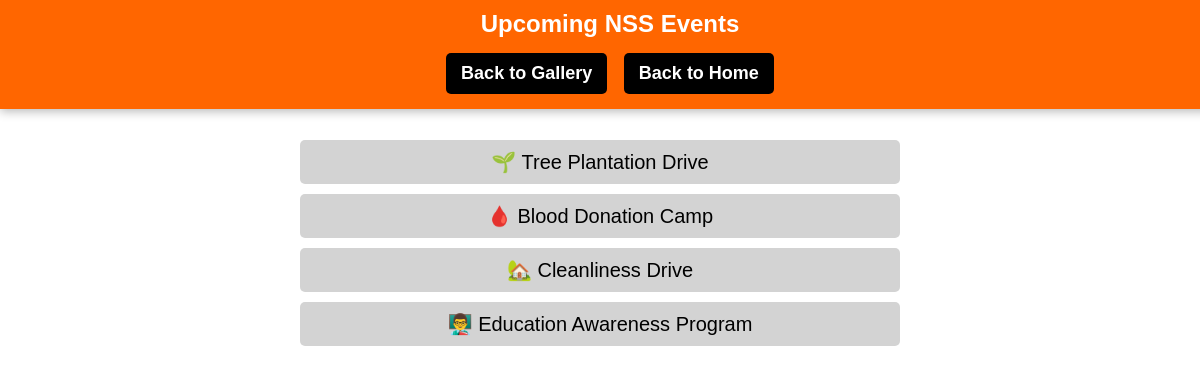
The app's page /nss, older data.
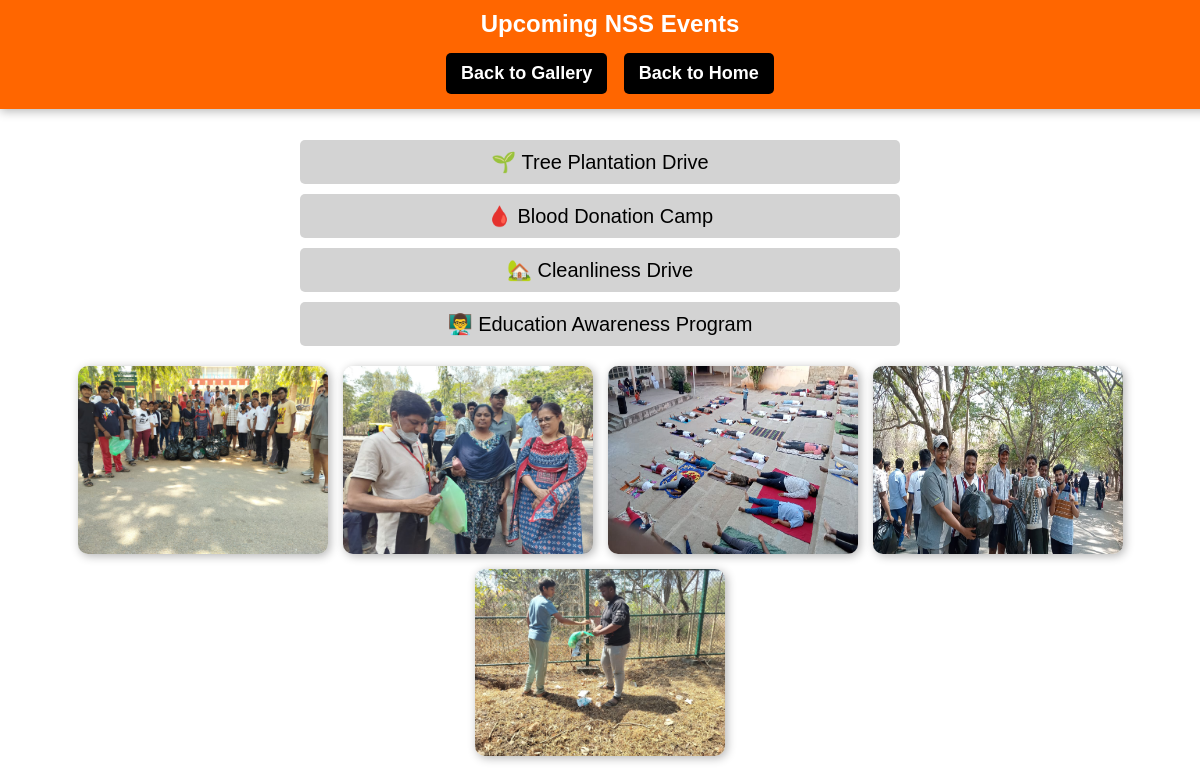
The same page, newer data.
### models.py (models this page shows)
class GalleryImage(db.Model):
    id = db.Column(db.Integer, primary_key=True)
    category = db.Column(db.String(50), nullable=False)
    image_url = db.Column(db.String(255), nullable=False)

### app.py (the view)
@app.route('/nss')
def nss_gallery():
    nss_images = GalleryImage.query.filter_by(category='NSS').all()
    return render_template('nss.html', nss=nss_images)

### templates/nss.html (shortened to what this page needs)
<!DOCTYPE html>
<html lang="en">
<head>
</head>
<body>
<div class="header">
    Upcoming NSS Events
    <div class="nav">
        <a href="/gallery">Back to Gallery</a>
        <a href="/">Back to Home</a>
    </div>
</div>
<div class="content">
    <div class="nss-events">
        <ul>
            <li>🌱 Tree Plantation Drive</li>
            <li>🩸 Blood Donation Camp</li>
            <li>🏡 Cleanliness Drive</li>
            <li>👨‍🏫 Education Awareness Program</li>
        </ul>
    </div>
    <div class="gallery">
        {% for img in nss %}
        <img src="{{ img.image_url }}" width="200" onclick="openFullScreen(this)">
        {% endfor %}
    </div>
</div>
</body>
</html>

Row changes from the older to the newer data that the page shows:
added GalleryImage: shows a picture
added GalleryImage: shows a picture
added GalleryImage: shows a picture
added GalleryImage: shows a picture
added GalleryImage: shows a picture
